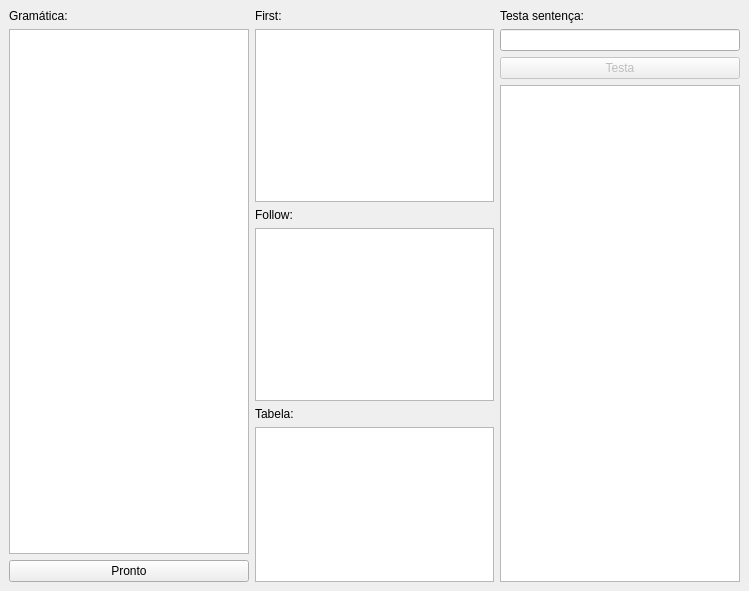
<?xml version="1.0" encoding="UTF-8"?>
<ui version="4.0">
 <class>MainWindow</class>
 <widget class="QMainWindow" name="MainWindow">
  <property name="geometry">
   <rect>
    <x>0</x>
    <y>0</y>
    <width>749</width>
    <height>591</height>
   </rect>
  </property>
  <property name="windowTitle">
   <string>MainWindow</string>
  </property>
  <widget class="QWidget" name="centralwidget">
   <layout class="QGridLayout" name="gridLayout">
    <item row="0" column="1">
     <layout class="QVBoxLayout" name="verticalLayout_2">
      <item>
       <widget class="QLabel" name="label_2">
        <property name="text">
         <string>First:</string>
        </property>
       </widget>
      </item>
      <item>
       <widget class="QListWidget" name="listFirst"/>
      </item>
      <item>
       <widget class="QLabel" name="label_3">
        <property name="text">
         <string>Follow:</string>
        </property>
       </widget>
      </item>
      <item>
       <widget class="QListWidget" name="listFollow"/>
      </item>
     </layout>
    </item>
    <item row="1" column="1">
     <layout class="QVBoxLayout" name="verticalLayout_4">
      <item>
       <widget class="QLabel" name="label_5">
        <property name="text">
         <string>Tabela:</string>
        </property>
       </widget>
      </item>
      <item>
       <widget class="QTableWidget" name="tableAcao"/>
      </item>
     </layout>
    </item>
    <item row="0" column="0" rowspan="2">
     <layout class="QVBoxLayout" name="verticalLayout">
      <item>
       <widget class="QLabel" name="label">
        <property name="text">
         <string>Gramática:</string>
        </property>
       </widget>
      </item>
      <item>
       <widget class="QTextEdit" name="gramaticaText">
        <property name="acceptRichText">
         <bool>false</bool>
        </property>
       </widget>
      </item>
      <item>
       <widget class="QPushButton" name="prontoButton">
        <property name="text">
         <string>Pronto</string>
        </property>
       </widget>
      </item>
     </layout>
    </item>
    <item row="0" column="2" rowspan="2">
     <layout class="QVBoxLayout" name="verticalLayout_5">
      <item>
       <widget class="QLabel" name="label_6">
        <property name="text">
         <string>Testa sentença:</string>
        </property>
       </widget>
      </item>
      <item>
       <widget class="QLineEdit" name="sentencaLine"/>
      </item>
      <item>
       <widget class="QPushButton" name="testaButton">
        <property name="enabled">
         <bool>false</bool>
        </property>
        <property name="text">
         <string>Testa</string>
        </property>
       </widget>
      </item>
      <item>
       <widget class="QTextEdit" name="resTeste">
        <property name="enabled">
         <bool>true</bool>
        </property>
       </widget>
      </item>
     </layout>
    </item>
   </layout>
  </widget>
 </widget>
 <resources/>
 <connections/>
</ui>
